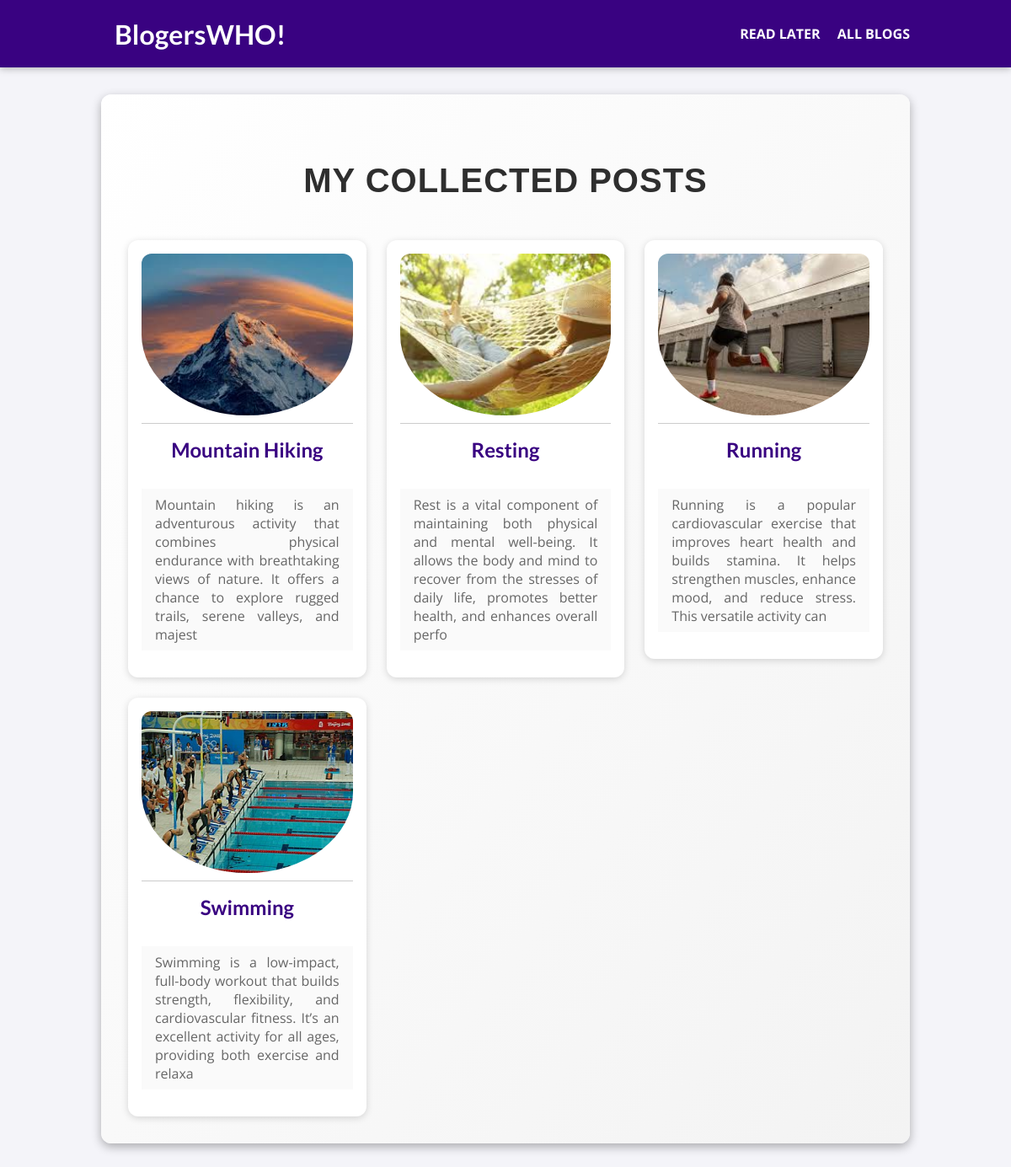
The app's page /posts/, older data.
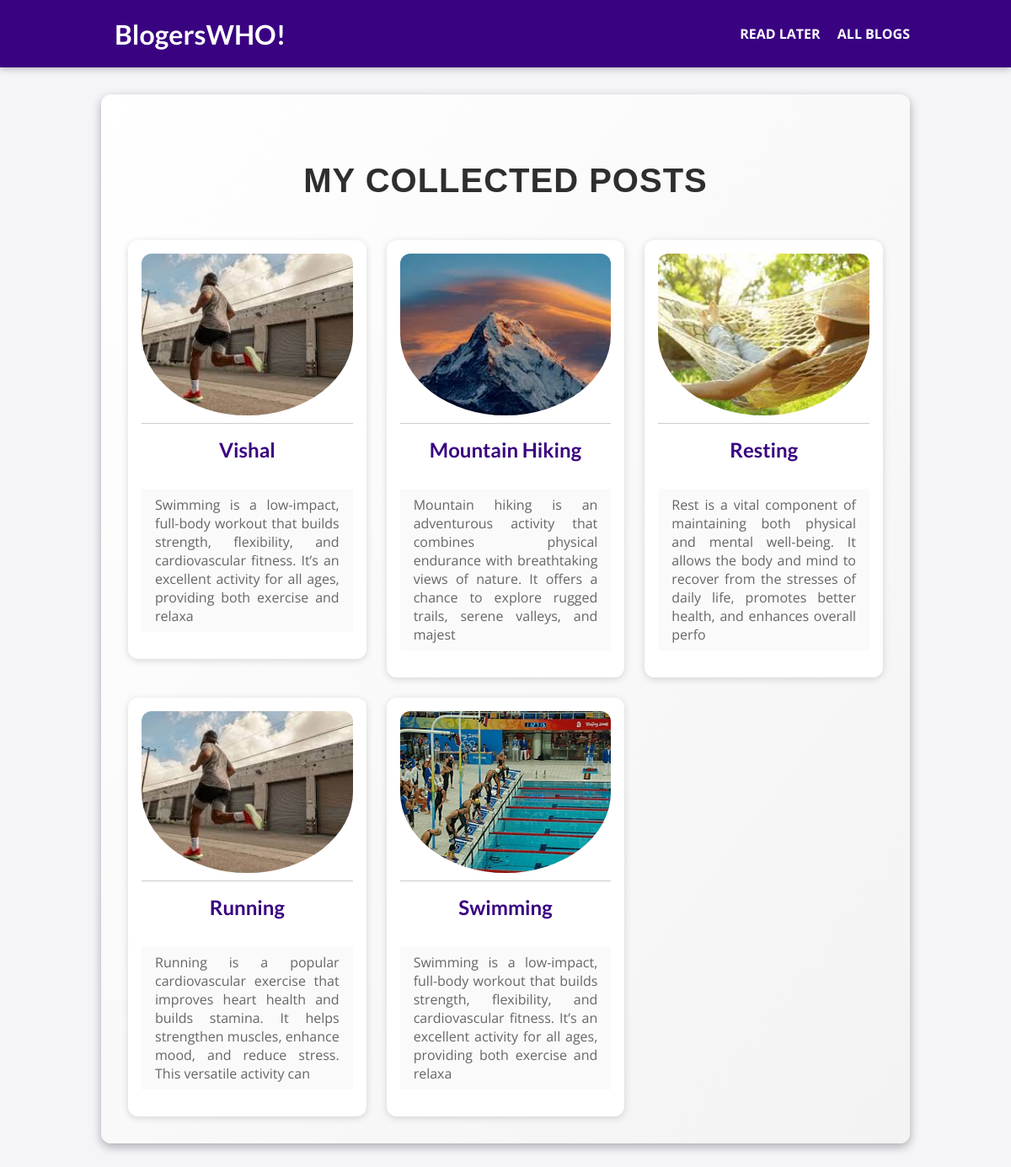
The same page, newer data.
### blog/models.py (models this page shows, shortened)
class Posts(models.Model):
    title = models.CharField(max_length=30)
    excerpt = models.CharField(max_length=200)
    img_name = models.ImageField(upload_to="posts", null=True)
    date = models.DateField(auto_now=True)
    slug = models.SlugField(unique=True, db_index=True)
    content = models.TextField(validators=[MinLengthValidator(50)])
    author = models.ForeignKey(Author, on_delete=models.SET_NULL, null=True, related_name="posts")
    tags = models.ManyToManyField(Tag)
    class Meta:
        verbose_name_plural = 'Post Details'

### blog/views.py (the view)
# urls.py: path("posts/", views.AllPostsViews.as_view(), name="posts-page"),
class AllPostsViews(ListView):
    template_name = "blog/all-posts.html"
    model = Posts
    ordering = ["-date", "title"]
    context_object_name = "all_posts"

### blog/templates/blog/all-posts.html (shortened to what this page needs)
{% extends "base.html" %}
{% load static %}
{% block css_files %}
    <link rel="stylesheet" href="{% static "blog/post.css" %}">
    <link rel="stylesheet" href="{% static "blog/all-posts.css" %}">
{% endblock %}
{% block content %}
    <section id="all-posts">
        <h2>My Collected Posts</h2>
        <ul>
            {% for post in all_posts %}
                {% include "blog/includes/post.html" %}
            {% endfor %}
        </ul>
    </section>
{% endblock %}

### blog/templates/blog/includes/post.html
{% load static %}
<li>
    <article class="post">
        <a href="{% url "posts-details-page" post.slug %}">
            <img src="{{ post.img_name.url }}" alt="{{ post.title }}">
            <div class="post__content">
                <h3> {{post.title}} </h3>
                <p>{{post.excerpt}}
                </p>
            </div>
        </a>
    </article>
</li>

Row changes from the older to the newer data that the page shows:
added Posts: img_name (picture), title "Vishal", excerpt "Swimming is a low-impact, full-body workout that builds strength, flexibility, and cardiovascular fitness. It’s an excellent activity for all ages, providing both exercise and relaxa"
